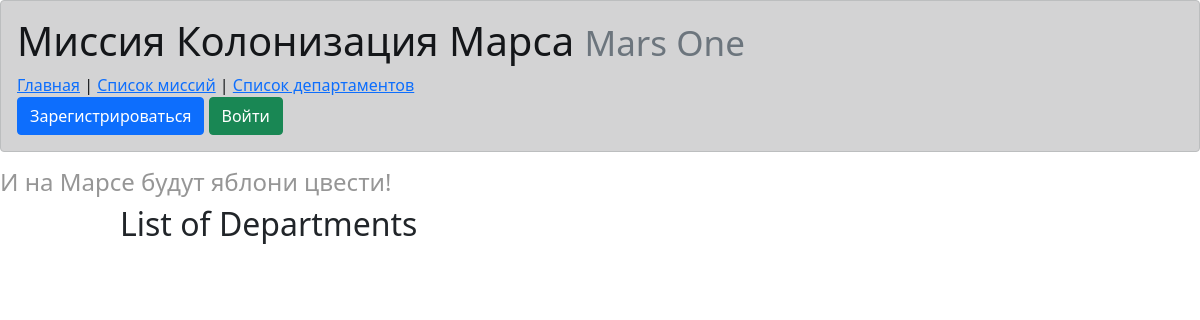
The page /departments on the database as committed earlier.
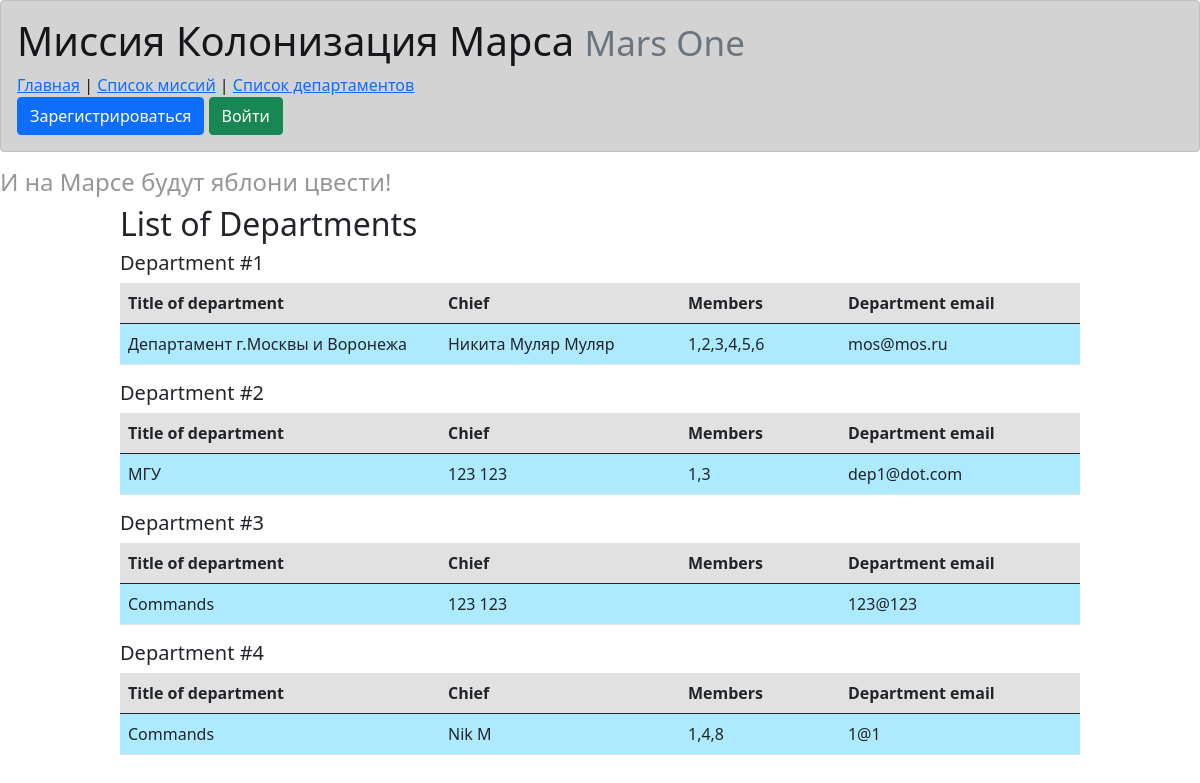
The same page on the database as committed later.
### data/departments.py (models this page shows)
class Department(SqlAlchemyBase):
    __tablename__ = 'departments'
    id = sqlalchemy.Column(sqlalchemy.Integer, primary_key=True, autoincrement=True)
    title = sqlalchemy.Column(sqlalchemy.String, nullable=True)
    chief = sqlalchemy.Column(sqlalchemy.Integer, sqlalchemy.ForeignKey('users.id'), nullable=True)
    members = sqlalchemy.Column(sqlalchemy.String, nullable=True)
    email = sqlalchemy.Column(sqlalchemy.Integer, nullable=True)
    user = orm.relationship("User")

### data/users.py (models this page shows, shortened)
class User(SqlAlchemyBase, UserMixin):
    __tablename__ = 'users'
    id = sqlalchemy.Column(sqlalchemy.Integer, primary_key=True, autoincrement=True)
    surname = sqlalchemy.Column(sqlalchemy.String, nullable=True)
    name = sqlalchemy.Column(sqlalchemy.String, nullable=True)
    age = sqlalchemy.Column(sqlalchemy.Integer, nullable=True)
    position = sqlalchemy.Column(sqlalchemy.String, nullable=True)
    speciality = sqlalchemy.Column(sqlalchemy.String, nullable=True)
    address = sqlalchemy.Column(sqlalchemy.String, nullable=True)
    email = sqlalchemy.Column(sqlalchemy.String, nullable=False, unique=True, index=True)
    hashed_password = sqlalchemy.Column(sqlalchemy.String, nullable=True)
    modified_date = sqlalchemy.Column(sqlalchemy.DateTime, default=datetime.datetime.now)

### main.py (the view)
@app.route('/departments')
def list_departs():
    db_sess = db_session.create_session()
    res = db_sess.query(Department).all()
    return render_template('departments.html', departs=res)

### data/db_session.py (called while the page is built)
def create_session() -> Session:
    global __factory
    return __factory()

### templates/departments.html (shortened to what this page needs)
{% extends "base.html" %}
{% block content %}
<h2 id="spec2">List of Departments</h2>
<div id="work_logs">
{% for dep in departs %}
<h5>Department #{{ dep.id }}</h5>
<table class="table">
  <thead class="thead-light">
    <tr class="d-flex" style="background-color: #e1e1e1">
      <th scope="col" class="col-4">Title of department</th>
      <th scope="col" class="col-3">Chief</th>
      <th scope="col" class="col-2">Members</th>
      <th scope="col" class="col-3">Department email</th>
    </tr>
  </thead>
  <tbody>
    <tr class="d-flex" style="background-color: #aeeaff">
      <td class="col-4">{{ dep.title }}</td>
      <td class="col-3">{{ dep.user.name }} {{ dep.user.surname }}</td>
      <td class="col-2">{{ dep.members }}</td>
      <td class="col-3">{{ dep.email }}</td>
    </tr>
  </tbody>
</table>
{% endfor %}
</div>
{% endblock %}

### templates/base.html (shortened to what this page needs)
<!DOCTYPE html>
<html lang="en">
<head>
    <link rel="stylesheet" href="/static/css/style.css"/>
    <link rel="stylesheet"
          href="https://cdn.jsdelivr.net/npm/bootstrap@5.0.0-beta1/dist/css/bootstrap.min.css"
>
</head>
<body>
<nav>
<div class="alert alert-dark" role="alert">
    <h1>Миссия Колонизация Марса
        <small class="text-muted">Mars One</small>
    </h1>
<a href="/">Главная</a> | <a href="/jobs">Список миссий</a> | <a href="/departments">Список департаментов</a><br/>
<a>
{% if current_user.is_authenticated %}
    <a class="navbar-brand" href="/logout">{{ current_user.name }}</a>
{% else %}
    <a>
        <a class="btn btn-primary " href="/register">Зарегистрироваться</a>
        <a class="btn btn-success" href="/login">Войти</a>
    </a>
{% endif %}
</a>
</div>
</nav>
<h4>И на Марсе будут яблони цвести!</h4>
{% block content %}{% endblock %}
</body>
</html>

### static/css/style.css (style rules this page uses)
h4 { color: rgb(150, 150, 150); }
h2 { margin-left: 20%; }
a { color: #4a0000; }
#work_logs { max-width: 80%; margin-left: 10%; margin-right: 10%; }
#spec2 { margin-left: 10%; }

Rows that differ between the two databases and show on the page:
added Department: id "1", title "Департамент г.Москвы и Воронежа", user.name "Никита Муляр", user.surname "Муляр", members "1,2,3,4,5,6", email "mos@mos.ru"
added Department: id "2", title "МГУ", user.name "123", user.surname "123", members "1,3", email "dep1@dot.com"
added Department: id "3", title "Commands", user.name "123", user.surname "123", email "123@123"
added Department: id "4", title "Commands", user.name "Nik", user.surname "M", members "1,4,8", email "1@1"
